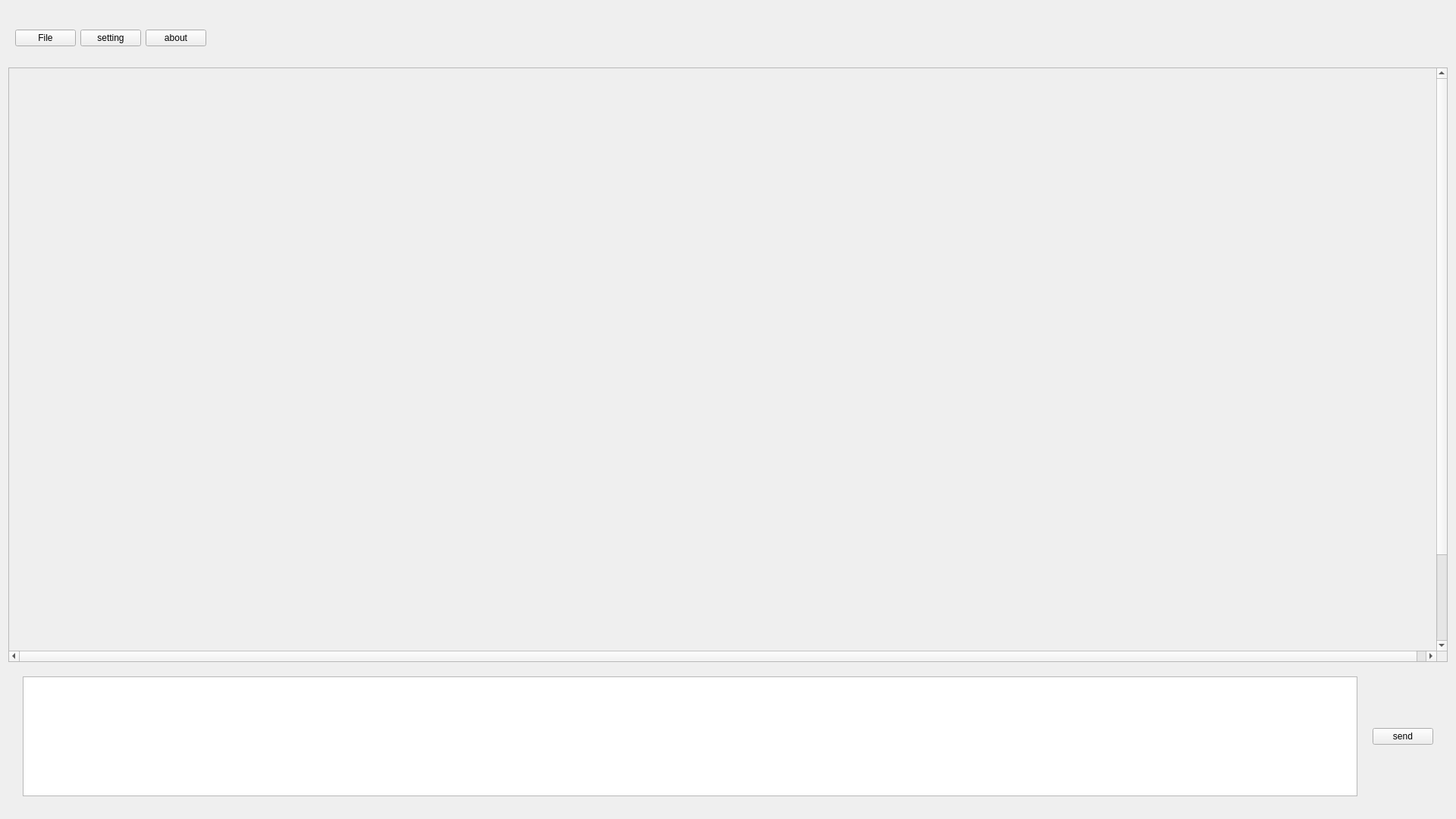
<?xml version="1.0" encoding="UTF-8"?>
<ui version="4.0">
 <class>AIWidget</class>
 <widget class="QWidget" name="AIWidget">
  <property name="geometry">
   <rect>
    <x>0</x>
    <y>0</y>
    <width>1920</width>
    <height>1080</height>
   </rect>
  </property>
  <property name="windowTitle">
   <string>AIWidget</string>
  </property>
  <layout class="QHBoxLayout" name="horizontalLayout_2">
   <item>
    <layout class="QVBoxLayout" name="mainLayout" stretch="2,20,5">
     <property name="spacing">
      <number>0</number>
     </property>
     <item>
      <widget class="QWidget" name="menuArea" native="true">
       <layout class="QHBoxLayout" name="horizontalLayout_4">
        <item>
         <layout class="QHBoxLayout" name="menuLayout" stretch="0,0,0,0">
          <item>
           <widget class="QPushButton" name="fileButton">
            <property name="text">
             <string>File</string>
            </property>
           </widget>
          </item>
          <item>
           <widget class="QPushButton" name="settingButton">
            <property name="text">
             <string>setting</string>
            </property>
           </widget>
          </item>
          <item>
           <widget class="QPushButton" name="aboutButton">
            <property name="text">
             <string>about</string>
            </property>
           </widget>
          </item>
          <item>
           <spacer name="menuSpacer">
            <property name="orientation">
             <enum>Qt::Orientation::Horizontal</enum>
            </property>
            <property name="sizeHint" stdset="0">
             <size>
              <width>40</width>
              <height>20</height>
             </size>
            </property>
           </spacer>
          </item>
         </layout>
        </item>
       </layout>
      </widget>
     </item>
     <item>
      <widget class="QScrollArea" name="scrollArea">
       <property name="widgetResizable">
        <bool>false</bool>
       </property>
       <widget class="QWidget" name="messageContainer">
        <property name="geometry">
         <rect>
          <x>0</x>
          <y>-37</y>
          <width>1894</width>
          <height>905</height>
         </rect>
        </property>
        <layout class="QVBoxLayout" name="verticalLayout">
         <property name="spacing">
          <number>7</number>
         </property>
         <property name="leftMargin">
          <number>11</number>
         </property>
         <property name="topMargin">
          <number>11</number>
         </property>
         <property name="rightMargin">
          <number>11</number>
         </property>
         <property name="bottomMargin">
          <number>11</number>
         </property>
         <item>
          <layout class="QVBoxLayout" name="messageLayout">
           <property name="spacing">
            <number>10</number>
           </property>
          </layout>
         </item>
        </layout>
       </widget>
      </widget>
     </item>
     <item>
      <widget class="QWidget" name="inputArea" native="true">
       <layout class="QHBoxLayout" name="horizontalLayout">
        <item>
         <layout class="QHBoxLayout" name="inputLayout">
          <property name="spacing">
           <number>20</number>
          </property>
          <property name="leftMargin">
           <number>10</number>
          </property>
          <property name="topMargin">
           <number>10</number>
          </property>
          <property name="rightMargin">
           <number>10</number>
          </property>
          <property name="bottomMargin">
           <number>10</number>
          </property>
          <item>
           <widget class="QPlainTextEdit" name="inputEdit"/>
          </item>
          <item>
           <widget class="QPushButton" name="sendButton">
            <property name="text">
             <string>send</string>
            </property>
           </widget>
          </item>
         </layout>
        </item>
       </layout>
      </widget>
     </item>
    </layout>
   </item>
  </layout>
 </widget>
 <resources/>
 <connections/>
</ui>
